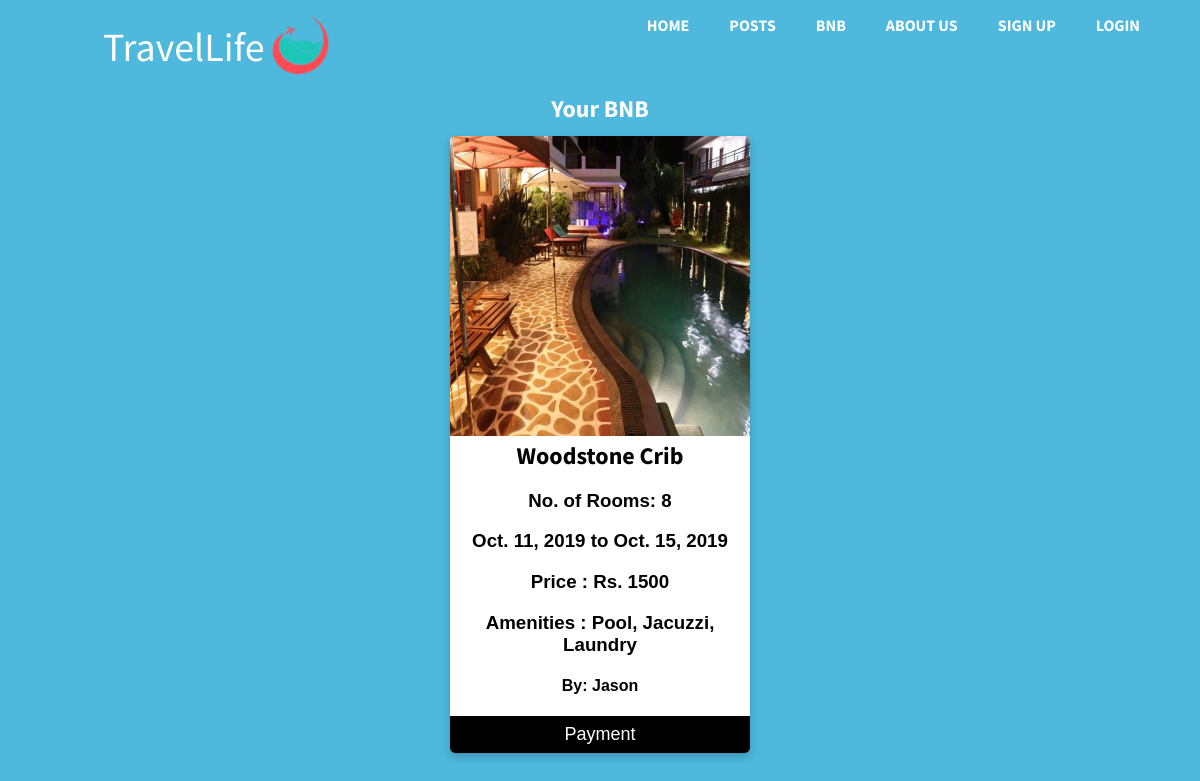
The app's page /bnb/4/ with its own data.
### bnb/models.py (models this page shows, shortened)
class BNB(models.Model):
	name = models.CharField(max_length=100)
	rooms = models.CharField(max_length=1)
	price = models.CharField(max_length=10)
	start_date = models.DateTimeField(default=timezone.now)
	end_date = models.DateTimeField(default=timezone.now)
	amenities = models.CharField(max_length=100)
	image = models.ImageField(default='bnb_pics/default.jpg', upload_to='bnb_pics')
	author = models.ForeignKey(User, on_delete=models.CASCADE)

### bnb/views.py (the view)
# urls.py: path('<int:pk>/', BNBDetailView.as_view(), name='bnb-detail'),
class BNBDetailView(DetailView):
	model = BNB

### bnb/templates/bnb/bnb_detail.html (shortened to what this page needs)
{% load static %}
<!DOCTYPE html>
<html>
<head>
<link rel="stylesheet" href="https://cdnjs.cloudflare.com/ajax/libs/font-awesome/4.7.0/css/font-awesome.min.css">
<link rel="stylesheet" href="{% static 'blog/css/main.css' %}">
</head>
<body>
<header>
<nav>
  <ul>
    <li><a href="{% url 'home' %}" title="Let's Go Back Home :)">Home</a></li>
    <li><a href="{% url 'posts-home' %}" title="Find out about the hottest and coolest places on Earth !!">Posts</a></li>
    <li><a href="{% url 'bnb-home' %}" title="Bed & Breakfast !!">BNB</a></li>
    <li><a href="{% url 'about' %}" title="Know More About Us">About Us</a></li>
    {% if user.is_authenticated %}
      <li><a href="{% url 'profile' %}" title="Profile">Profile</a></li>
      <li><a href="{% url 'logout' %}" title="Logout">Logout</a></li>
    {% else %}
      <li><a href="{% url 'signup' %}" title="Sign Up">Sign Up</a></li>
      <li><a href="{% url 'login' %}" title="Login">Login</a></li>
    {% endif %}
  </ul>
</nav>
<table border="0">
    <tr>
      <td>
        <div style="font-size: 40px;color: white;">
        <a href="{% url 'home' %}" style="color: white;">
        TravelLife
        </a>
        </div>
      </td>
      <td>
        <a href="{% url 'home' %}">
        <img src="{% static "blog/logo.png" %}" alt="Logo">
        </a>
      </td>
    </tr>
</table>
</header>
<h2 style="text-align:center; color:white;">Your BNB</h2>
<div class="profile_card">
  <img src="{{ object.image.url }}" alt="Profile Picture" style="width:100%">
  <center>
    <h2> {{ object.name }} </h2>
    <h3> No. of Rooms: {{object.rooms}}</h3>
    <h3> {{ object.start_date|date }} to {{ object.end_date|date }} </h3>
    <h3> Price : Rs. {{ object.price }} </h3>
    <h3> Amenities : {{ object.amenities }} </h3>
    <h4> By: {{ object.author }} </h4>
    </center>
{% if user.id == object.author.id%}
  <p>
  <a href="{% url 'bnb-update' object.id %}">
  <button type="button">Update</button>
  </p>
  </a>
{% else %}
  <p>
  <a href="#">
  <button type="button">Payment</button>
  </p>
{% endif %}
</div>
</body>
</html>

### blog/static/blog/css/main.css (style rules this page uses)
body { background-color: #4eb8dd; margin: 0; padding : 0; width: 100%; font-size: 16px; font-family: 'Source Sans Pro', sans-serif; font-weight: 400; -webkit-font-smoothing: antialiased; }
h2 { margin: 0 0 12px; display: block; font-weight: 700; font-family: 'Source Sans Pro', sans-serif; }
header { padding: 10px 100px; box-sizing: border-box; }
nav { width: 50% height:50px; background : #4eb8dd; border-top: 1px solid rgba(255 255 255 .2); border-bottom: 1px solid rgba(255 255 255 .2); position: fixed; top: 0; right: 0; padding-right: 20px; }
nav ul { display: flex; margin: 0; padding: 0 20px; float: right; }
nav ul li { list-style: none; }
nav ul li a { display: block; color: #fff; padding:0 20px; text-decoration: none; text-transform: uppercase; font-weight: bold; line-height:50px; }
a { text-decoration: none; color: black; }
img { border-radius: 5px 5px 0 0; }

### bnb/templates/bnb/bnb_detail.html (style rules this page uses)
.profile_card { box-shadow: 0 4px 8px 0 rgba(0, 0, 0, 0.2); max-width: 300px; max-height: 1000px; margin: auto; text-align: center; font-family: arial; background-color: #ffffff; border-radius: 5px 5px 5px 5px; }
button { border: none; outline: 0; display: inline-block; padding: 8px; color: white; background-color: #000; text-align: center; cursor: pointer; width: 100%; font-size: 18px; border-radius: 0 0 5px 5px; }
a { text-decoration: none; color: black; }

### records on screen
BNB: image (picture), name "Woodstone Crib", rooms "8", start_date "Oct. 11, 2019", end_date "Oct. 15, 2019", price "1500", amenities "Pool, Jacuzzi, Laundry", author "Jason"
